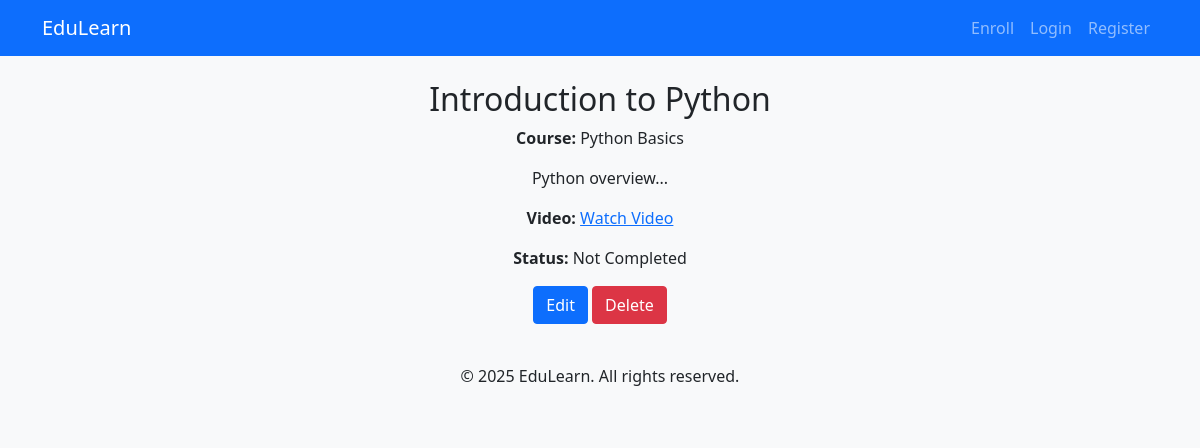
The app's page /courses/course_details/3/ with its own data.
### courses/models.py (models this page shows, shortened)
class Lesson(models.Model):
    title=models.CharField(max_length=200)
    content=models.TextField()
    course=models.ForeignKey(Course,on_delete=models.CASCADE,related_name='lessons')
    video_url=models.URLField(null=True,blank=True)
    completion_status=models.BooleanField(default=False)

class Course(models.Model):
    title=models.CharField(max_length=200)
    description=models.TextField()
    duration=models.IntegerField(help_text='Duration in hours')
    thumbnail=models.ImageField(upload_to='course_thumbnail/',null=True,blank=True)
    created_at = models.DateTimeField(auto_now_add=True)

### courses/views.py (the view)
# urls.py: path('course_details/<int:lesson_id>/', lesson_detail, name='lesson_detail'),
def lesson_detail(request, lesson_id):
    lesson = get_object_or_404(Lesson, id=lesson_id)
    return render(request, 'courses/lesson_detail.html', {'lesson': lesson})

### courses/templates/courses/lesson_detail.html (shortened to what this page needs)
{% extends "courses/base.html" %}
{% block content %}
<div class="container mt-4">
    <div class="row justify-content-center">
        <div class="col-md-8">
            <h2 class="text-center">{{ lesson.title }}</h2>
            <p class="text-center"><strong>Course:</strong> {{ lesson.course.title }}</p>
            <p class="text-center">{{ lesson.content }}</p>
            {% if lesson.video_url %}
                <p class="text-center"><strong>Video:</strong> <a href="{{ lesson.video_url }}" target="_blank">Watch Video</a></p>
            {% else %}
                <p class="text-center"><em>No video link available</em></p>
            {% endif %}
            <p class="text-center"><strong>Status:</strong> {{ lesson.completion_status|yesno:"Completed,Not Completed" }}</p>
            <div class="text-center">
                <a href="{% url 'lesson_update' lesson.id %}" class="btn btn-primary">Edit</a>
                <a href="{% url 'lesson_delete' lesson.id %}" class="btn btn-danger">Delete</a>
            </div>
        </div>
    </div>
</div>
{% endblock %}

### courses/templates/courses/base.html (style rules this page uses)
body { background-color: #f8f9fa; }

### records on screen
Lesson: title "Introduction to Python", course "Python Basics", content "Python overview...", completion_status "Not Completed"
